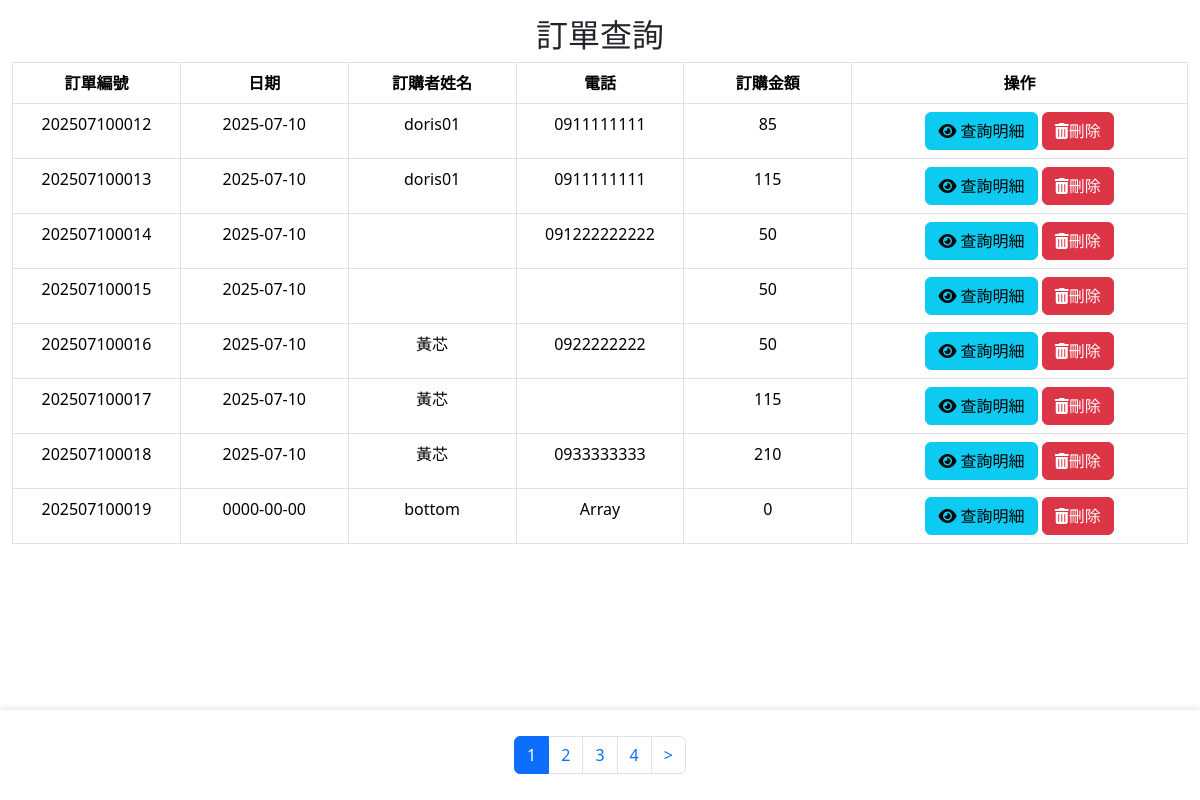
Screenshot of /backend/zbd_query_order.php with the database file from the repository.
### tables this page shows
CREATE TABLE `order1` (
  `id` int(10) UNSIGNED NOT NULL,
  `date1` date NOT NULL,
  `or_no` varchar(20) NOT NULL,
  `acc` text NOT NULL,
  `name` text NOT NULL,
  `amt` int(11) NOT NULL DEFAULT 0,
  `tel` varchar(20) NOT NULL,
  `created_time` timestamp NOT NULL DEFAULT current_timestamp(),
  `updated_time` timestamp NOT NULL DEFAULT current_timestamp() ON UPDATE current_timestamp()
);

### api/db.php (called while the page is built, shortened)
<?php
class DB{
  private $dsn="mysql:host=localhost;dbname=tieat;charset=utf8";
  private $pdo;
  private $table;
  function __construct($table)
  {
    $this->table=$table;
    $this->pdo=new PDO($this->dsn,'root','');
  }
  function all(...$arg){
   $sql="select * from $this->table ";
   if(isset($arg[0])){
     if(is_array($arg[0])){
        $tmp=$this->arraytosql($arg[0]);
        $sql.=" where ".join(" and ",$tmp);
     }else{
        $sql.=$arg[0];
     }
   }
   return $this->pdo->query($sql)->fetchAll(PDO::FETCH_ASSOC);
  }
}
?>

### backend/zbd_query_order.php (the view, shortened to what this page needs)
<?php
 include_once "../api/db.php";
?>
<!DOCTYPE html>
<html lang="en">
<head>
    <link rel="stylesheet" href="https://cdnjs.cloudflare.com/ajax/libs/bootstrap/5.3.7/css/bootstrap.min.css"
 />
</head>
<body>
    <?php include 'bd_header.php';?>
    <main>
        <div class="container-fluid mt-3">
            <h2 class="text-center">訂單查詢</h2>
            <?php $table='order1'?>
            <table class="table table-bordered table-hover table-fixed">
                <thead>
                    <tr>
                        <th style="width: 10%;">訂單編號</th>
                        <th style="width: 10%;">日期</th>
                        <th style="width: 10%;">訂購者姓名</th>
                        <th style="width: 10%;">電話</th>
                        <th style="width: 10%;">訂購金額</th>
                        <th style="width: 20%;">操作</th>
                    </tr>
                </thead>
                <tbody>
                    <?php
                     $all=count(${ucfirst($table)}->all());
                     $div=8;
                     $pages=ceil($all/$div);
                     $now=$_GET['p']??1;
                     $start=($now-1)*$div;
                     $rows=${ucfirst($table)}->all(" limit $start,$div");
                     foreach ($rows as $row):
                    ?>
                    <tr>
                        <td><?=$row['or_no'];?></td>
                        <td><?=$row['date1'];?></td>
                        <td><?=$row['name'];?></td>
                        <td><?=$row['tel'];?></td>
                        <td><?=$row['amt'];?></td>
                        <td>
                            <button class="btn btn-info view-details" data-bs-toggle="modal" data-bs-target="#orderModal"
                                data-or-no="<?=$row['or_no'];?>">
                                <i class="fa-solid fa-eye"></i> 查詢明細
                            </button>
                            <a class="btn btn-danger" href="../api/delete.php?id=<?=$row['id'];?>&table=<?=$table;?>"><i
                                    class="fa-solid fa-trash-can"></i>刪除</a>
                        </td>
                    </tr>
                    <?php
                    endforeach;
                    ?>
                </tbody>
            </table>
            <div class="fixed-footer">
                <div class="container mt-3">
                    <ul class="pagination justify-content-center">
                        <?php for($i=1;$i<=$pages;$i++): ?>
                         <li class="page-item <?=($now==$i)?'active':'';?>"><a class="page-link"
                                href="?p=<?=$i;?>"><?=$i;?></a></li>
                        <?php endfor;?>
                        <?php if($now+1<=$pages):?>
                         <li class="page-item"><a class="page-link" href="?p=<?=$now+1;?>">></a></li>
                        <?php endif ;?>
                    </ul>
                </div>
            </div>
        </div>
    </main>
</body>
</html>

### backend/bd_header.php (shortened to what this page needs)
   <link rel="stylesheet" href="https://cdnjs.cloudflare.com/ajax/libs/font-awesome/6.7.2/css/all.min.css"
/>

### backend/zbd_query_order.php (style rules this page uses)
main { margin-bottom: 80px; }
.fixed-footer { position: fixed; bottom: 0; left: 0; width: 100%; background: #fff; padding: 10px 0; box-shadow: 0 -2px 5px rgba(0, 0, 0, 0.1); z-index: 100; }
.table-fixed { table-layout: fixed; width: 100%; }
.table-fixed th, .table-fixed td { white-space: nowrap; overflow: hidden; text-overflow: ellipsis; }
th, td { text-align:center; }

### rows the page displays
order1: or_no "202507100012", date1 "2025-07-10", name "doris01", tel "0911111111", amt "85"
order1: or_no "202507100013", date1 "2025-07-10", name "doris01", tel "0911111111", amt "115"
order1: or_no "202507100014", date1 "2025-07-10", tel "091222222222", amt "50"
order1: or_no "202507100015", date1 "2025-07-10", amt "50"
order1: or_no "202507100016", date1 "2025-07-10", name "黃芯", tel "0922222222", amt "50"
order1: or_no "202507100017", date1 "2025-07-10", name "黃芯", amt "115"
order1: or_no "202507100018", date1 "2025-07-10", name "黃芯", tel "0933333333", amt "210"
order1: or_no "202507100019", date1 "0000-00-00", name "bottom", tel "Array", amt "0"
